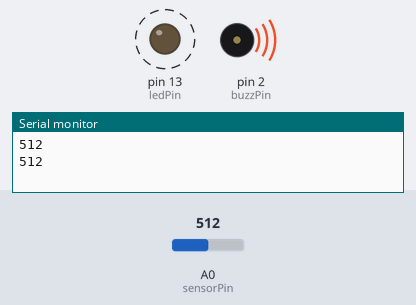
This sketch was run on a simulated Arduino Uno, built with avr-gcc and run on an emulated ATmega328P. Parts: output pins drawn as LEDs (lit = HIGH), buzzer (waves = sounding, pin HIGH), the last lines printed to the serial monitor. Dashed ring = blinking. The test bench sets the inputs (shaded band); at power-on: A0 (sensorPin) = 512.

Above: at 1.8 s.
1.9 s: A0 (sensorPin) set to 492
At 3.27 s:
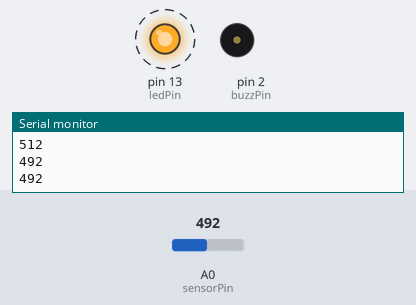
5.5 s: A0 (sensorPin) set to 122
At 6.29 s:
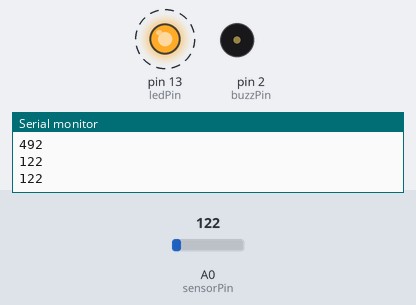
9.0 s: A0 (sensorPin) set to 510
At 10.5 s:
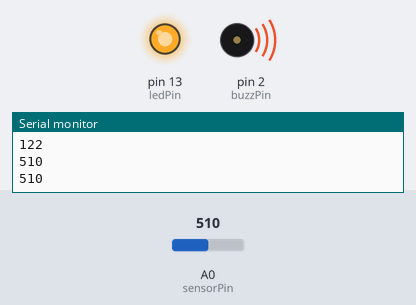
12.5 s: A0 (sensorPin) set to 490
At 14.95 s:
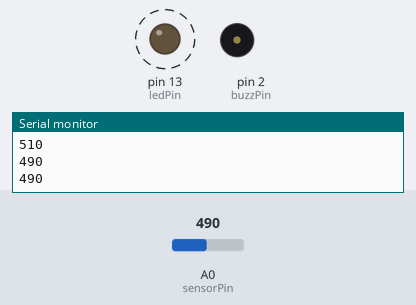
Timing chart, 0 to 17.2 s (numbered marks = the images above; inputs shaded):
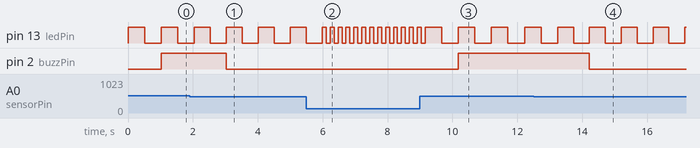

Measured:
- the behaviour switches between 501 and 500 on A0 (sensorPin) (found by bisection; images 0 and 1)
- after the input at 1.9 s, pin 2 (buzzPin): HIGH → LOW after 1.1 s
- after the input at 5.5 s, pin 13 (ledPin): alternates HIGH for 0.12 s and LOW for 0.12 s, starting after 0.61 s
- after the input at 9.0 s, pin 2 (buzzPin): LOW → HIGH after 1.2 s
- after the input at 12.5 s, pin 2 (buzzPin): HIGH → LOW after 1.7 s
- by itself, pin 13 (ledPin): alternates HIGH for 0.49 s and LOW for 0.49 s

The sketch:

epic_esboo1.ino
```cpp
int sensorPin = A0;
int ledPin = 13;
int sensorValue = 0;
int buzzPin = 2;

void setup ()
{
  Serial.begin(9600);
  pinMode (ledPin, OUTPUT);
  pinMode (buzzPin, OUTPUT);
}

void loop()
{

  sensorValue = analogRead(sensorPin);
  Serial.println(sensorValue);
  digitalWrite(ledPin, HIGH);
  delay(sensorValue);
  digitalWrite(ledPin, LOW);
  delay(sensorValue);

  if (sensorValue > 500)
  {
   digitalWrite(buzzPin, HIGH);
  }

  else
  {
    digitalWrite(buzzPin, LOW);
  }


}
    
```
